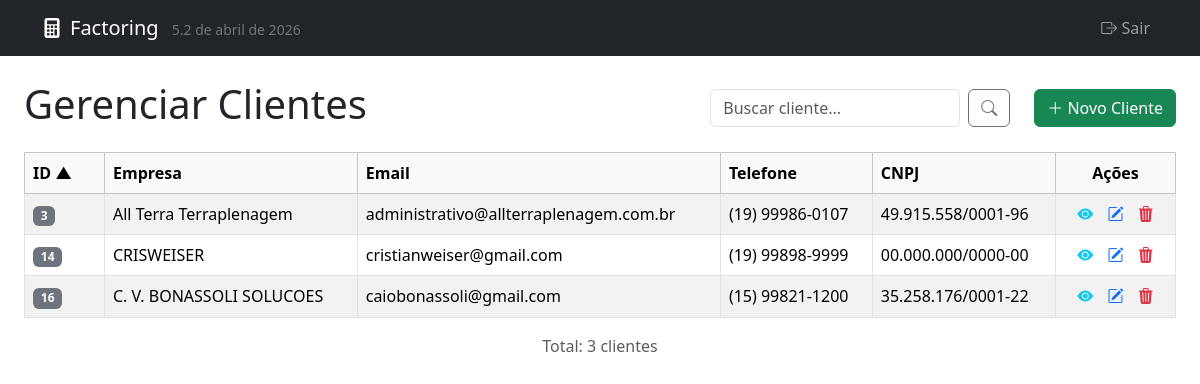
/listar_clientes.php?sort=id&dir=asc, run on the app's committed database.
### tables this page shows
CREATE TABLE `clientes` (
  `id` int(11) NOT NULL AUTO_INCREMENT,
  `nome` varchar(255) NOT NULL,
  `email` varchar(255) DEFAULT NULL,
  `telefone` varchar(50) DEFAULT NULL,
  `tipo_pessoa` enum('FISICA','JURIDICA') NOT NULL DEFAULT 'FISICA',
  `documento_principal` varchar(18) DEFAULT NULL,
  `documento_secundario` varchar(14) DEFAULT NULL,
  `cpf` varchar(14) DEFAULT NULL,
  `cnpj` varchar(18) DEFAULT NULL,
  `documento_socio` varchar(14) DEFAULT NULL,
  `empresa` varchar(255) DEFAULT NULL,
  `endereco` text DEFAULT NULL,
  `cep` varchar(10) DEFAULT NULL,
  `logradouro` varchar(255) DEFAULT NULL,
  `numero` varchar(20) DEFAULT NULL,
  `complemento` varchar(100) DEFAULT NULL,
  `bairro` varchar(100) DEFAULT NULL,
  `cidade` varchar(100) DEFAULT NULL,
  `estado` varchar(2) DEFAULT NULL,
  `data_cadastro` timestamp NOT NULL DEFAULT current_timestamp(),
  PRIMARY KEY (`id`),
  UNIQUE KEY `cpf` (`cpf`),
  UNIQUE KEY `cnpj` (`cnpj`),
  UNIQUE KEY `documento_principal` (`documento_principal`),
  KEY `idx_nome` (`nome`),
  KEY `idx_empresa` (`empresa`)
);

### listar_clientes.php (the view, shortened to what this page needs)
<?php require_once 'auth_check.php'; ?><?php
require_once 'db_connection.php';
$results_per_page = 15;
$page = isset($_GET['page']) && is_numeric($_GET['page']) ? (int)$_GET['page'] : 1;
$search = isset($_GET['search']) ? trim($_GET['search']) : '';
$sort = isset($_GET['sort']) ? $_GET['sort'] : 'nome';
$dir = isset($_GET['dir']) && in_array(strtolower($_GET['dir']), ['asc', 'desc']) ? strtolower($_GET['dir']) : 'asc';
$allowed_sort_columns = [
    'id' => 'id',
    'nome' => 'nome',
    'empresa' => 'empresa',
    'email' => 'email',
    'telefone' => 'telefone',
    'documento_principal' => 'documento_principal'
];
$sort_column_sql = $allowed_sort_columns[$sort];
$offset = ($page - 1) * $results_per_page;
$params_count = [];
$whereClauses = [];
$whereSql = !empty($whereClauses) ? "WHERE " . implode(" AND ", $whereClauses) : "";
$total_results = 0;
try {
    $countSql = "SELECT COUNT(id) FROM clientes $whereSql";
    $stmtCount = $pdo->prepare($countSql);
    $stmtCount->execute($params_count);
    $total_results = (int)$stmtCount->fetchColumn();
} catch (PDOException $e) {
    echo "<div class='alert alert-danger'>Erro Crítico [Count Clientes]: " . htmlspecialchars($e->getMessage()) . "</div>";
    $clientes = [];
    $total_pages = 0;
}
$total_pages = ($results_per_page > 0) ? ceil($total_results / $results_per_page) : 0;
$clientes = [];
try {
    $sql = "SELECT id, empresa as nome, email, telefone, empresa, documento_principal FROM clientes
            $whereSql
            ORDER BY $sort_column_sql $dir
            LIMIT :limit OFFSET :offset";
    $stmt = $pdo->prepare($sql);
    $stmt->bindParam(':limit', $results_per_page, PDO::PARAM_INT);
    $stmt->bindParam(':offset', $offset, PDO::PARAM_INT);
    $stmt->execute();
    $clientes = $stmt->fetchAll(PDO::FETCH_ASSOC);
} catch (PDOException $e) {
    echo "<div class='alert alert-danger'>Erro Crítico [Data Clientes]: " . htmlspecialchars($e->getMessage()) . "</div>";
}
function getSortLink($column, $text, $currentSort, $currentDir, $currentSearch) {
    $newDir = ($currentSort === $column && $currentDir === 'asc') ? 'desc' : 'asc';
    $icon = '';
    if ($currentSort === $column) {
        $icon = $currentDir === 'asc' ? ' ▲' : ' ▼';
    }
    $searchParam = $currentSearch ? '&search=' . urlencode($currentSearch) : '';
    $pageParam = '';
    return "<a href=\"?sort=$column&dir=$newDir$searchParam$pageParam\">" . htmlspecialchars($text) . $icon . "</a>";
}
function formatDocumento($documento) {
    $docLimpo = preg_replace('/\D/', '', $documento);
    if (strlen($docLimpo) == 14) {
        return substr($docLimpo, 0, 2) . '.' .
               substr($docLimpo, 2, 3) . '.' .
               substr($docLimpo, 5, 3) . '/' .
               substr($docLimpo, 8, 4) . '-' .
               substr($docLimpo, 12, 2);
    }
    return $documento;
}
?>
<!DOCTYPE html>
<html lang="pt-BR">
<head>
    <link href="https://cdn.jsdelivr.net/npm/bootstrap@5.3.3/dist/css/bootstrap.min.css" rel="stylesheet">
    <link rel="stylesheet" href="https://cdn.jsdelivr.net/npm/bootstrap-icons@1.11.3/font/bootstrap-icons.min.css">
</head>
<body>
    <?php require_once 'menu.php'; ?>
    <div class="container-fluid px-3 px-md-4 mt-4">
        <div class="d-flex justify-content-between align-items-center mb-3 flex-wrap gap-2">
            <h1>Gerenciar Clientes</h1>
             <form method="GET" action="listar_clientes.php" class="d-flex ms-auto me-3" style="max-width: 300px;">
                <input class="form-control me-2" type="search" name="search" placeholder="Buscar cliente..." aria-label="Buscar" value="<?php echo htmlspecialchars($search); ?>">
                <button class="btn btn-outline-secondary" type="submit"><i class="bi bi-search"></i></button>
            </form>
            <a href="form_cliente.php" class="btn btn-success">
                <i class="bi bi-plus-lg"></i> Novo Cliente
            </a>
        </div>
        <?php if (empty($clientes) && $total_results == 0 && empty($search)): ?>
            <div class="alert alert-info">Nenhum cliente cadastrado ainda. <a href="form_cliente.php">Clique aqui para adicionar</a>.</div>
        <?php elseif (empty($clientes) && $total_results > 0): ?>
             <p class="alert alert-warning">Nenhum cliente encontrado para a busca: "<?php echo htmlspecialchars($search); ?>" nesta página.</p>
        <?php elseif (empty($clientes) && $total_results == 0): ?>
            <div class="alert alert-warning">Nenhum cliente encontrado para a busca: "<?php echo htmlspecialchars($search); ?>"</div>
        <?php else: ?>
            <div class="table-responsive">
                <table class="table table-striped table-bordered table-hover">
                    <thead class="table-light">
                        <tr>
                            <th style="width: 80px;"><?php echo getSortLink('id', 'ID', $sort, $dir, $search); ?></th>
                            <th><?php echo getSortLink('empresa', 'Empresa', $sort, $dir, $search); ?></th>
                            <th><?php echo getSortLink('email', 'Email', $sort, $dir, $search); ?></th>
                            <th><?php echo getSortLink('telefone', 'Telefone', $sort, $dir, $search); ?></th>
                            <th><?php echo getSortLink('documento_principal', 'CNPJ', $sort, $dir, $search); ?></th>
                            <th class="text-center" style="width: 120px;">Ações</th>
                        </tr>
                    </thead>
                    <tbody>
                        <?php foreach ($clientes as $cliente): ?>
                            <tr>
                                <td><span class="badge bg-secondary"><?php echo $cliente['id']; ?></span></td>
                                <td><?php echo htmlspecialchars($cliente['empresa'] ?? '-'); ?></td>
                                <td><?php echo htmlspecialchars($cliente['email'] ?? '-'); ?></td>
                                <td><?php echo htmlspecialchars($cliente['telefone'] ?? '-'); ?></td>
                                <td><?php
                                    echo formatDocumento($cliente['documento_principal'] ?? '');
                                ?></td>
                                <td class="text-center">
                                    <a href="visualizar_cliente.php?id=<?php echo $cliente['id']; ?>" class="text-info action-icon" title="Visualizar Cliente"><i class="bi bi-eye-fill"></i></a>
                                    <a href="form_cliente.php?id=<?php echo $cliente['id']; ?>" class="text-primary action-icon" title="Editar Cliente"><i class="bi bi-pencil-square"></i></a>
                                    <a href="excluir_cliente.php?id=<?php echo $cliente['id']; ?>" class="text-danger action-icon delete-btn" title="Excluir Cliente" onclick="return confirm('Tem certeza que deseja excluir este cliente? Operações associadas a ele podem ficar sem referência.');"><i class="bi bi-trash3-fill"></i></a>
                                </td>
                            </tr>
                        <?php endforeach; ?>
                    </tbody>
                </table>
            </div>
             <?php if ($total_pages > 1): ?>
                <nav aria-label="Paginação Clientes">
                    <ul class="pagination justify-content-center">
                         <?php $baseUrl = "?sort=" . urlencode($sort) . "&dir=" . urlencode($dir) . "&search=" . urlencode($search); ?>
                        <li class="page-item <?php echo ($page <= 1) ? 'disabled' : ''; ?>">
                            <a class="page-link" href="<?php echo $baseUrl . '&page=' . ($page - 1); ?>">&laquo;</a>
                        </li>
                        <?php
                            $start_page = max(1, $page - 2); $end_page = min($total_pages, $page + 2);
                            if ($page <= 3) $end_page = min($total_pages, 5);
                            if ($page >= $total_pages - 2) $start_page = max(1, $total_pages - 4);
                            if ($start_page > 1) {
                                echo '<li class="page-item"><a class="page-link" href="' . $baseUrl . '&page=1">1</a></li>';
                                if ($start_page > 2) echo '<li class="page-item disabled"><span class="page-link">...</span></li>';
                            }
                            for ($i = $start_page; $i <= $end_page; $i++):
                        ?>
                            <li class="page-item <?php echo ($i == $page) ? 'active' : ''; ?>">
                                <a class="page-link" href="<?php echo $baseUrl . '&page=' . $i; ?>"><?php echo $i; ?></a>
                            </li>
                        <?php endfor;
                            if ($end_page < $total_pages) {
                                if ($end_page < $total_pages - 1) echo '<li class="page-item disabled"><span class="page-link">...</span></li>';
                                echo '<li class="page-item"><a class="page-link" href="' . $baseUrl . '&page=' . $total_pages . '">' . $total_pages . '</a></li>';
                             }
                        ?>
                        <li class="page-item <?php echo ($page >= $total_pages) ? 'disabled' : ''; ?>">
                            <a class="page-link" href="<?php echo $baseUrl . '&page=' . ($page + 1); ?>">&raquo;</a>
                        </li>
                    </ul>
                </nav>
                 <p class="text-center text-muted">Página <?php echo $page; ?> de <?php echo $total_pages; ?> (Total: <?php echo $total_results; ?> clientes)</p>
            <?php elseif($total_results > 0): ?>
                 <p class="text-center text-muted">Total: <?php echo $total_results; ?> cliente<?php echo $total_results == 1 ? '' : 's'; ?></p>
            <?php endif; ?>
        <?php endif; ?>
    </div>
</body>
</html>

### listar_clientes.php (style rules this page uses)
th, td { vertical-align: middle; }
.action-icon { margin: 0 5px; }
th a { text-decoration: none; color: inherit; }

### data on the page
clientes: id "3", empresa "All Terra Terraplenagem", email "administrativo@allterraplenagem.com.br", telefone "(19) 99986-0107", documento_principal "49.915.558/0001-96"
clientes: id "14", empresa "CRISWEISER", email "cristianweiser@gmail.com", telefone "(19) 99898-9999", documento_principal "00.000.000/0000-00"
clientes: id "16", empresa "C. V. BONASSOLI SOLUCOES", email "caiobonassoli@gmail.com", telefone "(15) 99821-1200", documento_principal "35.258.176/0001-22"

### other printed values
$menuAppName "Factoring"
$menuAppVersion "5.2 de abril de 2026"
$text "ID Empresa Email Telefone CNPJ"
$icon "▲"
$total_results "3"
